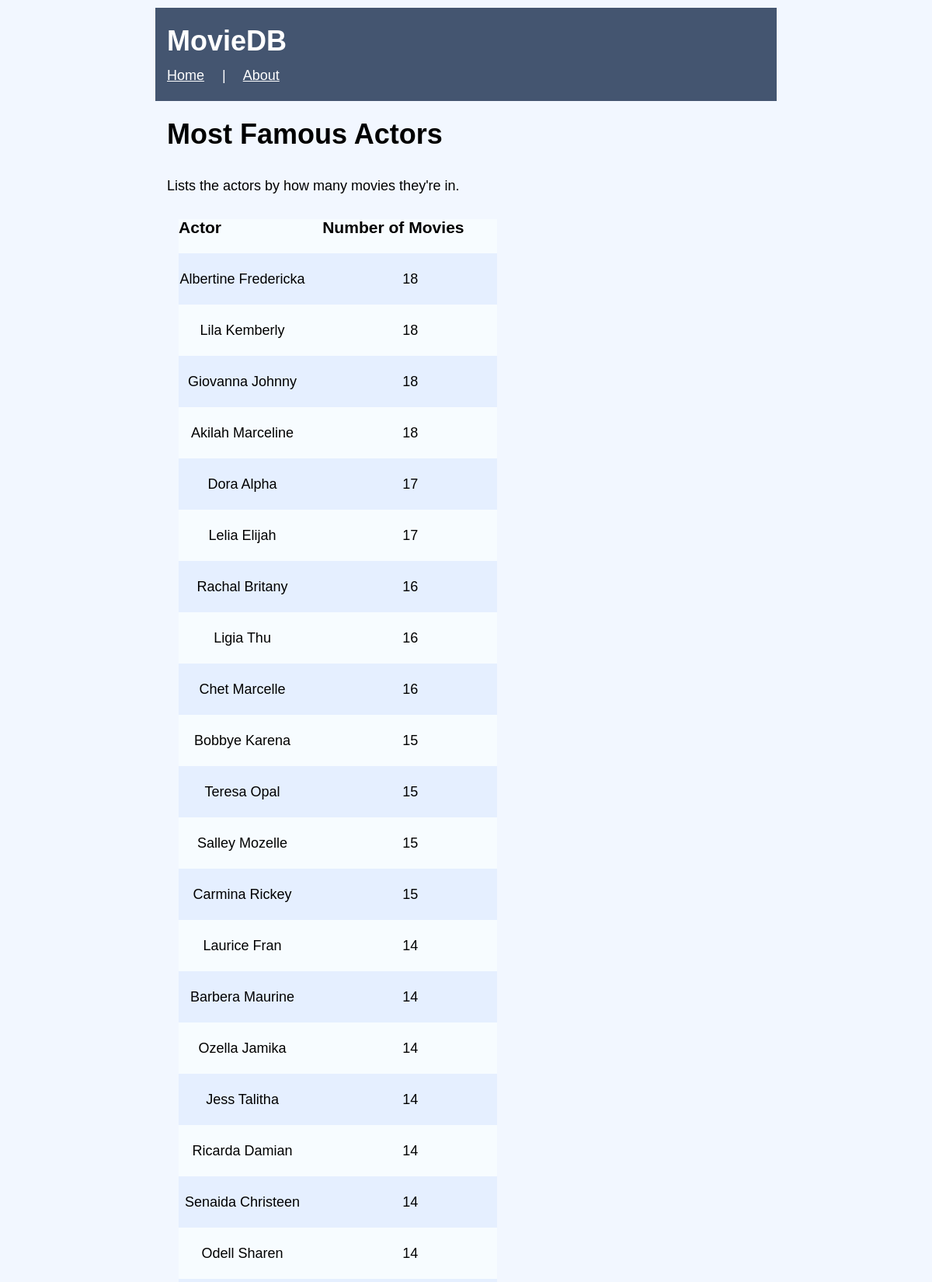
The app's page /mrpopular.php (upper part) with its own data.
### tables this page shows
CREATE TABLE IF NOT EXISTS TheCast(
   MovieID  INTEGER  NOT NULL
  ,PersonID   INTEGER  NOT NULL
  ,PRIMARY KEY(MovieID,PersonID)
);

CREATE TABLE IF NOT EXISTS Person(
   PersonID  INTEGER  NOT NULL PRIMARY KEY 
  ,FirstName VARCHAR(12) NOT NULL
  ,LastName  VARCHAR(13) NOT NULL
  ,BirthYear INTEGER  NOT NULL
);

### mrpopular.php (the view)
<?php
    include 'dblogin.php';
    include 'htmlhead.php';
    include 'menu.php';
?>
        <h1>Most Famous Actors</h1>
        <br><br>
        Lists the actors by how many movies they're in.
        <br><br>
        <?php
        $roles = $db->query(
                "SELECT COUNT(c.MovieID) as count, c.MovieID, c.PersonID, "
                . "p.FirstName, p.LastName "
                . "FROM TheCast c "
                . "INNER JOIN Person p "
                . "ON c.PersonID = p.PersonID "
                . "GROUP BY c.PersonID "
                . "ORDER BY count DESC");
        echo"<div id='mytable'>";
        echo "<table>";
        echo "<tr><td><h3>Actor </h3><br></td><td><h3>&emsp;Number of Movies&emsp;&emsp;</h3><br></td></tr> ";
        while ($row = $roles->fetch_object()) {
            echo "<tr><td><br><center>" . $row->FirstName . " " . $row->LastName
                    . "<br>&emsp;&emsp;</center></td><td><br><center>&emsp; " . $row->count . " <br>&emsp;&emsp;</center></td></tr>";
        }
        echo "</table>";
        echo"</div>";
        ?>
<?php
        include 'foot.php';
        ?>

### style.css (style rules this page uses)
body, dl, dt, dd, ul, ol, li, h1, h2, h3, h4, h5, h6, pre, form, fieldset, input, textarea, p, blockquote, th, td { margin: 0; padding: 0; }
div { margin: 0px; padding-top: 10px; padding-bottom: 10px; padding-left: 15px; padding-right: 15px; }
table { border-collapse: collapse; border-spacing: 0; }
html { height: 100%; }
body { font: 18px/22px Arial, sans-serif; width: 100%; height: 100%; background: #f2f7ff; }
#mytable tr:nth-child(even) { background: #e5efff }
#mytable tr:nth-child(odd) { background: #f7fcff }

### records on screen
thecast: PersonID.FirstName "Albertine", PersonID.LastName "Fredericka", count "18"
thecast: PersonID.FirstName "Lila", PersonID.LastName "Kemberly", count "18"
thecast: PersonID.FirstName "Giovanna", PersonID.LastName "Johnny", count "18"
thecast: PersonID.FirstName "Akilah", PersonID.LastName "Marceline", count "18"
thecast: PersonID.FirstName "Dora", PersonID.LastName "Alpha", count "17"
thecast: PersonID.FirstName "Lelia", PersonID.LastName "Elijah", count "17"
thecast: PersonID.FirstName "Rachal", PersonID.LastName "Britany", count "16"
thecast: PersonID.FirstName "Ligia", PersonID.LastName "Thu", count "16"
thecast: PersonID.FirstName "Chet", PersonID.LastName "Marcelle", count "16"
thecast: PersonID.FirstName "Bobbye", PersonID.LastName "Karena", count "15"
thecast: PersonID.FirstName "Teresa", PersonID.LastName "Opal", count "15"
thecast: PersonID.FirstName "Salley", PersonID.LastName "Mozelle", count "15"
thecast: PersonID.FirstName "Carmina", PersonID.LastName "Rickey", count "15"
thecast: PersonID.FirstName "Laurice", PersonID.LastName "Fran", count "14"
thecast: PersonID.FirstName "Barbera", PersonID.LastName "Maurine", count "14"
thecast: PersonID.FirstName "Ozella", PersonID.LastName "Jamika", count "14"
thecast: PersonID.FirstName "Jess", PersonID.LastName "Talitha", count "14"
thecast: PersonID.FirstName "Ricarda", PersonID.LastName "Damian", count "14"
thecast: PersonID.FirstName "Senaida", PersonID.LastName "Christeen", count "14"
thecast: PersonID.FirstName "Odell", PersonID.LastName "Sharen", count "14"
